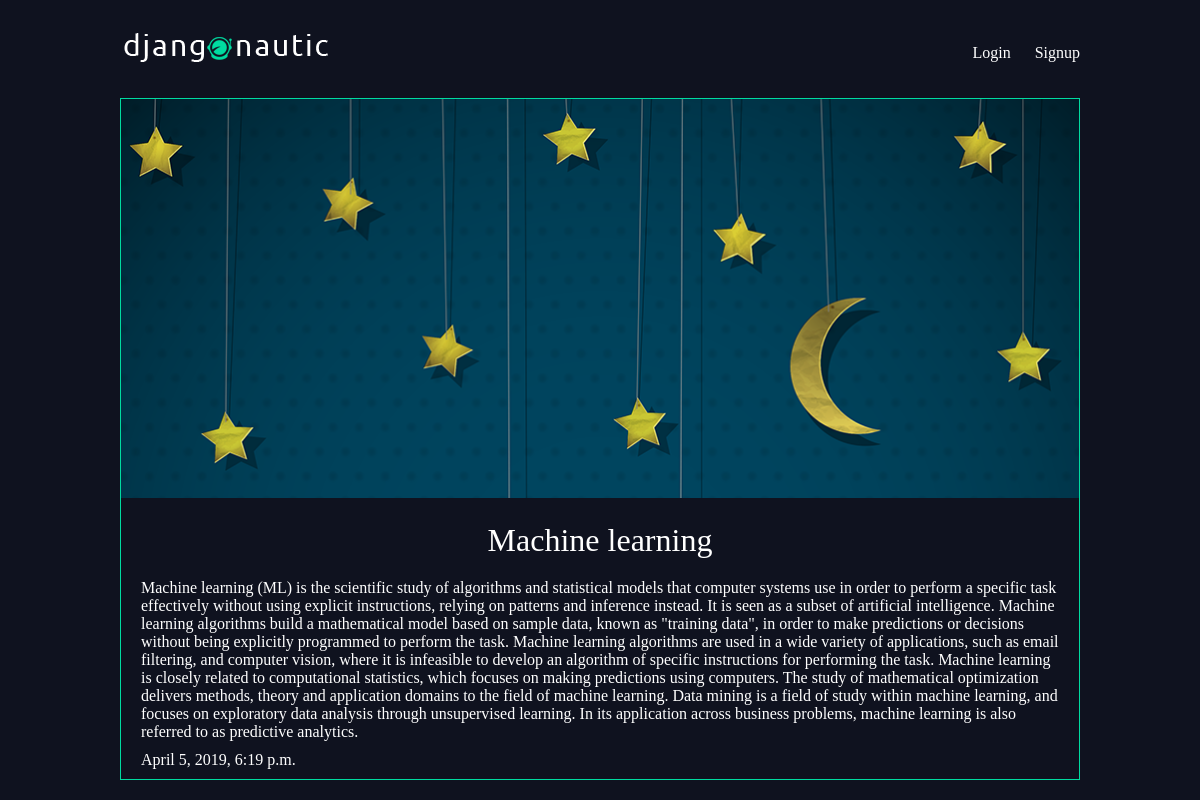
Screenshot of /articles/machine-learning/ with the database file from the repository.
### articles/models.py (models this page shows, shortened)
class Article(models.Model):
    title=models.CharField(max_length=100)
    slug=models.SlugField()                  #url
    body=models.TextField()
    date=models.DateTimeField(auto_now_add=True)
    thumb=models.ImageField(default='\\media\\default.png',blank=True)
    author=models.ForeignKey(User,on_delete=models.CASCADE,default=None)

### articles/views.py (the view)
# urls.py: url(r"^(?P<slug>[\w-]+)/$",views.article_details,name="detail"),
def article_details(request,slug):
    article=Article.objects.get(slug=slug)
    return render(request,"articles/article_detail.html",{"article":article})

### articles/templates/articles/article_detail.html
{%extends "base_layout.html"%}
{%block content%}
<div class="article-detail">
  <div class="article">
    <img src="{{article.thumb.url}}"/>
    <h2>{{article.title}}</h2>
    <p>{{article.body}}</p>
    <p>{{article.date}}</p>
  </div>
  </div>
{%endblock%}

### assets/styles.css (style rules this page uses)
body { background-color: #0f121f; background-image: url(/static/stars.png); background-repeat-y: no-repeat; color: #fff; }
body * { font-family: Ubuntu; }
h1, h2, h3, h4, h5 { font-weight: normal; margin: 0; }
.article { padding: 10px; border: 1px solid #00dba0; position: relative; padding-bottom: 40px; }
.article h2 { font-size: 1.2em; }
.article-detail .article { padding: 0; }
.article-detail .article img { max-width: 100%; }
.article-detail .article h2 { text-align: center; margin: 20px auto; font-size: 2em }
.article-detail .article p { margin: 10px 20px }

### rows the page displays
Article: thumb (picture), title "Machine learning", body "Machine learning (ML) is the scientific study of algorithms and statistical models that computer systems use in order to perform a specific task effectively without using explicit instructions, relying on patterns and inference instead. It is seen as a subset of artificial intelligence. Machine learning algorithms build a mathematical model based on sample data, known as \"training data\", in order to make predictions or decisions without being explicitly programmed to perform the task. Machine learning algorithms are used in a wide variety of applications, such as email filtering, and computer vision, where it is infeasible to develop an algorithm of specific instructions for performing the…", date "April 5, 2019, 6:19 p.m."
